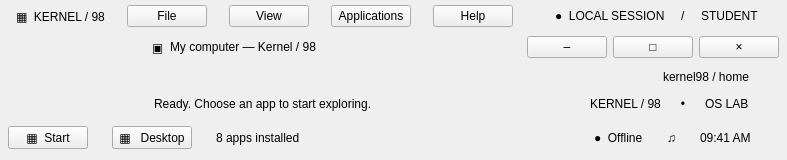
<?xml version="1.0" encoding="UTF-8"?>
<ui version="4.0">
 <class>Form</class>
 <widget class="QWidget" name="MainWindow">
   <layout class="QVBoxLayout" name="layout37" stretch="0,1,0">
     <property name="leftMargin"><number>0</number></property>
     <property name="topMargin"><number>0</number></property>
     <property name="rightMargin"><number>0</number></property>
     <property name="bottomMargin"><number>0</number></property>
     <property name="spacing"><number>0</number></property>
     <item>
       <widget class="QFrame" name="topbar">
         <property name="minimumSize"><size><width>0</width><height>32</height></size></property>
         <property name="maximumSize"><size><width>16777215</width><height>32</height></size></property>
         <layout class="QHBoxLayout" name="layout38">
           <property name="leftMargin"><number>16</number></property>
           <property name="topMargin"><number>0</number></property>
           <property name="rightMargin"><number>28</number></property>
           <property name="bottomMargin"><number>0</number></property>
           <property name="spacing"><number>22</number></property>
           <item>
             <widget class="QLabel" name="lblLogo">
               <property name="text"><string>▦  KERNEL / 98</string></property>
               <property name="wordWrap"><bool>false</bool></property>
               <property name="kind" stdset="0"><string>top</string></property>
             </widget>
           </item>
           <item>
             <widget class="QPushButton" name="menuFile">
               <property name="text"><string>File</string></property>
               <property name="role" stdset="0"><string>top</string></property>
             </widget>
           </item>
           <item>
             <widget class="QPushButton" name="menuView">
               <property name="text"><string>View</string></property>
               <property name="role" stdset="0"><string>top</string></property>
             </widget>
           </item>
           <item>
             <widget class="QPushButton" name="menuApps">
               <property name="text"><string>Applications</string></property>
               <property name="role" stdset="0"><string>top</string></property>
             </widget>
           </item>
           <item>
             <widget class="QPushButton" name="menuHelp">
               <property name="text"><string>Help</string></property>
               <property name="role" stdset="0"><string>top</string></property>
             </widget>
           </item>
           <item>
             <spacer name="spacer32"><property name="orientation"><enum>Qt::Horizontal</enum></property><property name="sizeHint" stdset="0"><size><width>20</width><height>20</height></size></property></spacer>
           </item>
           <item>
             <widget class="QLabel" name="lblSession">
               <property name="text"><string>●  LOCAL SESSION     /     STUDENT</string></property>
               <property name="wordWrap"><bool>false</bool></property>
               <property name="kind" stdset="0"><string>top</string></property>
             </widget>
           </item>
         </layout>
       </widget>
     </item>
     <item>
       <widget class="QWidget" name="desktop">
         <layout class="QHBoxLayout" name="layout39" stretch="0,1">
           <property name="leftMargin"><number>0</number></property>
           <property name="topMargin"><number>0</number></property>
           <property name="rightMargin"><number>0</number></property>
           <property name="bottomMargin"><number>0</number></property>
           <property name="spacing"><number>0</number></property>
           <item>
             <widget class="QWidget" name="iconCol">
               <property name="minimumSize"><size><width>142</width><height>0</height></size></property>
               <property name="maximumSize"><size><width>142</width><height>16777215</height></size></property>
               <layout class="QVBoxLayout" name="layout40">
                 <property name="leftMargin"><number>0</number></property>
                 <property name="topMargin"><number>16</number></property>
                 <property name="rightMargin"><number>0</number></property>
                 <property name="bottomMargin"><number>8</number></property>
                 <property name="spacing"><number>10</number></property>
               </layout>
             </widget>
           </item>
           <item>
             <widget class="QWidget" name="winArea">
               <layout class="QGridLayout" name="layout41">
                 <property name="leftMargin"><number>0</number></property>
                 <property name="topMargin"><number>0</number></property>
                 <property name="rightMargin"><number>0</number></property>
                 <property name="bottomMargin"><number>0</number></property>
                 <property name="spacing"><number>0</number></property>
                 <item row="0" column="0" rowspan="1" colspan="1">
                   <widget class="QFrame" name="windowFrame">
                     <property name="card" stdset="0"><string>window</string></property>
                     <layout class="QVBoxLayout" name="layout42">
                       <property name="leftMargin"><number>0</number></property>
                       <property name="topMargin"><number>0</number></property>
                       <property name="rightMargin"><number>0</number></property>
                       <property name="bottomMargin"><number>0</number></property>
                       <property name="spacing"><number>0</number></property>
                       <item>
                         <widget class="QFrame" name="titlebar">
                           <property name="minimumSize"><size><width>0</width><height>30</height></size></property>
                           <property name="maximumSize"><size><width>16777215</width><height>30</height></size></property>
                           <layout class="QHBoxLayout" name="layout43">
                             <property name="leftMargin"><number>10</number></property>
                             <property name="topMargin"><number>0</number></property>
                             <property name="rightMargin"><number>8</number></property>
                             <property name="bottomMargin"><number>0</number></property>
                             <property name="spacing"><number>6</number></property>
                             <item>
                               <widget class="QLabel" name="lblTitleIcon">
                                 <property name="text"><string>▣</string></property>
                                 <property name="wordWrap"><bool>false</bool></property>
                                 <property name="kind" stdset="0"><string>wintitle</string></property>
                               </widget>
                             </item>
                             <item>
                               <widget class="QLabel" name="lblTitle">
                                 <property name="text"><string>My computer — Kernel / 98</string></property>
                                 <property name="wordWrap"><bool>false</bool></property>
                                 <property name="kind" stdset="0"><string>wintitle</string></property>
                               </widget>
                             </item>
                             <item>
                               <spacer name="spacer33"><property name="orientation"><enum>Qt::Horizontal</enum></property><property name="sizeHint" stdset="0"><size><width>20</width><height>20</height></size></property></spacer>
                             </item>
                             <item>
                               <widget class="QPushButton" name="btnMin">
                                 <property name="text"><string>–</string></property>
                                 <property name="role" stdset="0"><string>win</string></property>
                               </widget>
                             </item>
                             <item>
                               <widget class="QPushButton" name="btnMax">
                                 <property name="text"><string>□</string></property>
                                 <property name="role" stdset="0"><string>win</string></property>
                               </widget>
                             </item>
                             <item>
                               <widget class="QPushButton" name="btnClose">
                                 <property name="text"><string>×</string></property>
                                 <property name="role" stdset="0"><string>win</string></property>
                               </widget>
                             </item>
                           </layout>
                         </widget>
                       </item>
                       <item>
                         <widget class="QFrame" name="menubar">
                           <property name="minimumSize"><size><width>0</width><height>30</height></size></property>
                           <property name="maximumSize"><size><width>16777215</width><height>30</height></size></property>
                           <layout class="QHBoxLayout" name="layout44">
                             <property name="leftMargin"><number>12</number></property>
                             <property name="topMargin"><number>0</number></property>
                             <property name="rightMargin"><number>38</number></property>
                             <property name="bottomMargin"><number>0</number></property>
                             <property name="spacing"><number>0</number></property>
                             <item>
                               <widget class="QWidget" name="menuHost">
                                 <layout class="QHBoxLayout" name="layout45">
                                   <property name="leftMargin"><number>0</number></property>
                                   <property name="topMargin"><number>0</number></property>
                                   <property name="rightMargin"><number>0</number></property>
                                   <property name="bottomMargin"><number>0</number></property>
                                   <property name="spacing"><number>26</number></property>
                                 </layout>
                               </widget>
                             </item>
                             <item>
                               <spacer name="spacer34"><property name="orientation"><enum>Qt::Horizontal</enum></property><property name="sizeHint" stdset="0"><size><width>20</width><height>20</height></size></property></spacer>
                             </item>
                             <item>
                               <widget class="QLabel" name="lblPath">
                                 <property name="text"><string>kernel98 / home</string></property>
                                 <property name="wordWrap"><bool>false</bool></property>
                                 <property name="kind" stdset="0"><string>path</string></property>
                               </widget>
                             </item>
                           </layout>
                         </widget>
                       </item>
                       <item>
                         <widget class="QStackedWidget" name="stack">
                         </widget>
                       </item>
                       <item>
                         <widget class="QFrame" name="statusbar">
                           <property name="minimumSize"><size><width>0</width><height>24</height></size></property>
                           <property name="maximumSize"><size><width>16777215</width><height>24</height></size></property>
                           <layout class="QHBoxLayout" name="layout46">
                             <property name="leftMargin"><number>12</number></property>
                             <property name="topMargin"><number>0</number></property>
                             <property name="rightMargin"><number>38</number></property>
                             <property name="bottomMargin"><number>0</number></property>
                             <property name="spacing"><number>0</number></property>
                             <item>
                               <widget class="QLabel" name="lblStatus">
                                 <property name="text"><string>Ready. Choose an app to start exploring.</string></property>
                                 <property name="wordWrap"><bool>false</bool></property>
                                 <property name="kind" stdset="0"><string>status</string></property>
                               </widget>
                             </item>
                             <item>
                               <spacer name="spacer35"><property name="orientation"><enum>Qt::Horizontal</enum></property><property name="sizeHint" stdset="0"><size><width>20</width><height>20</height></size></property></spacer>
                             </item>
                             <item>
                               <widget class="QLabel" name="lblKernel">
                                 <property name="text"><string>KERNEL / 98      •      OS LAB</string></property>
                                 <property name="wordWrap"><bool>false</bool></property>
                                 <property name="kind" stdset="0"><string>status</string></property>
                               </widget>
                             </item>
                           </layout>
                         </widget>
                       </item>
                     </layout>
                   </widget>
                 </item>
               </layout>
             </widget>
           </item>
         </layout>
       </widget>
     </item>
     <item>
       <widget class="QFrame" name="taskbar">
         <property name="minimumSize"><size><width>0</width><height>44</height></size></property>
         <property name="maximumSize"><size><width>16777215</width><height>44</height></size></property>
         <layout class="QHBoxLayout" name="layout47">
           <property name="leftMargin"><number>8</number></property>
           <property name="topMargin"><number>0</number></property>
           <property name="rightMargin"><number>36</number></property>
           <property name="bottomMargin"><number>0</number></property>
           <property name="spacing"><number>24</number></property>
           <item>
             <widget class="QPushButton" name="btnStart">
               <property name="text"><string>▦  Start</string></property>
               <property name="role" stdset="0"><string>start</string></property>
             </widget>
           </item>
           <item>
             <widget class="QPushButton" name="btnTask">
               <property name="text"><string>▦   Desktop</string></property>
               <property name="role" stdset="0"><string>task</string></property>
             </widget>
           </item>
           <item>
             <widget class="QLabel" name="lblApps">
               <property name="text"><string>8 apps installed</string></property>
               <property name="wordWrap"><bool>false</bool></property>
               <property name="kind" stdset="0"><string>mono</string></property>
             </widget>
           </item>
           <item>
             <spacer name="spacer36"><property name="orientation"><enum>Qt::Horizontal</enum></property><property name="sizeHint" stdset="0"><size><width>20</width><height>20</height></size></property></spacer>
           </item>
           <item>
             <widget class="QLabel" name="lblOffline">
               <property name="text"><string>●  Offline</string></property>
               <property name="wordWrap"><bool>false</bool></property>
               <property name="kind" stdset="0"><string>mono</string></property>
             </widget>
           </item>
           <item>
             <widget class="QLabel" name="lblSound">
               <property name="text"><string>♫</string></property>
               <property name="wordWrap"><bool>false</bool></property>
               <property name="kind" stdset="0"><string>mono</string></property>
             </widget>
           </item>
           <item>
             <widget class="QLabel" name="lblClock">
               <property name="text"><string>09:41 AM</string></property>
               <property name="wordWrap"><bool>false</bool></property>
               <property name="kind" stdset="0"><string>mono</string></property>
             </widget>
           </item>
         </layout>
       </widget>
     </item>
   </layout>
 </widget>
 <resources/>
 <connections/>
</ui>
